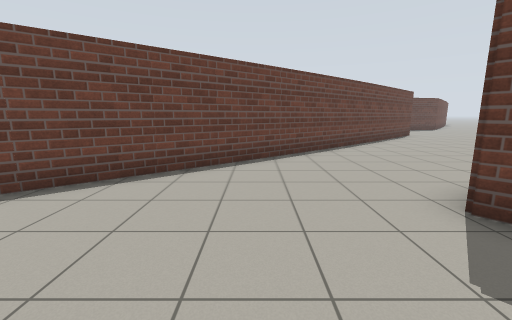
[1] (above)

23 first-person views from a walk through a robot-simulator world made for Gazebo. The camera is 1.2 m above the floor, tilts 10° down and sees 90° across. Floor lines are 1 m apart. The floor is counted in squares, 1 m on a side. Each view is taken from the middle of a square. On the plan, view 1 faces up. The plan holds only what a view shows up to about 12 squares ahead; the rest is blank. The place goes on beyond the plan.

[2]
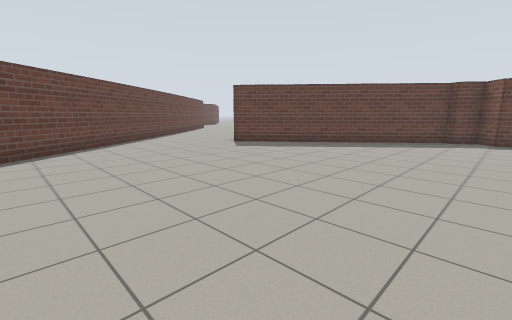

[3]
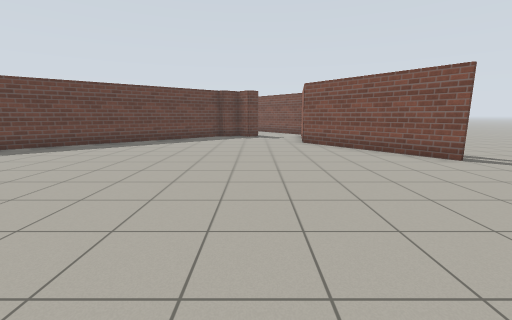

[4]
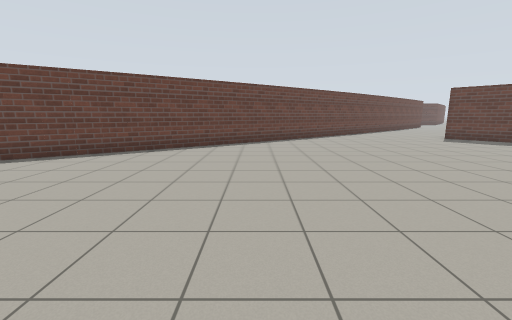

[5]
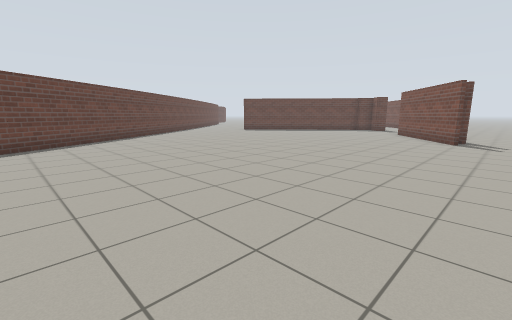

[6]
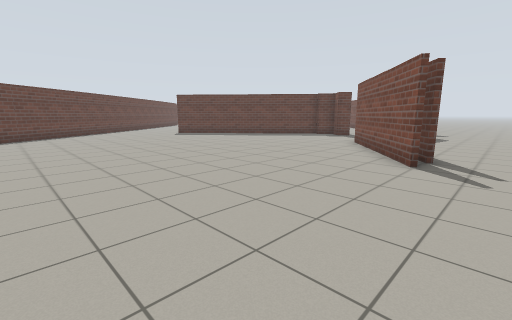

[7]
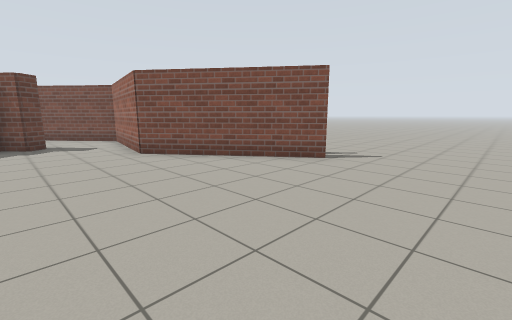

[8]
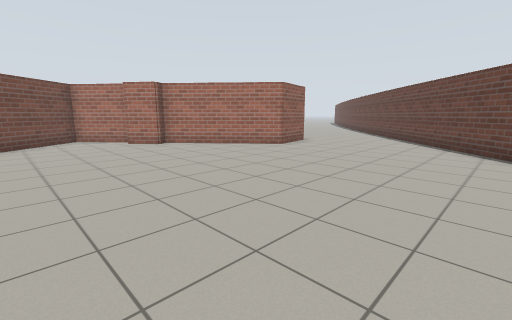

[9]
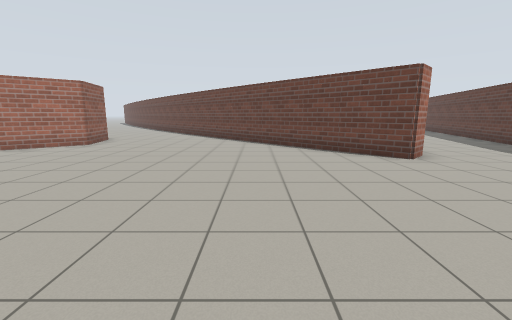

[10]
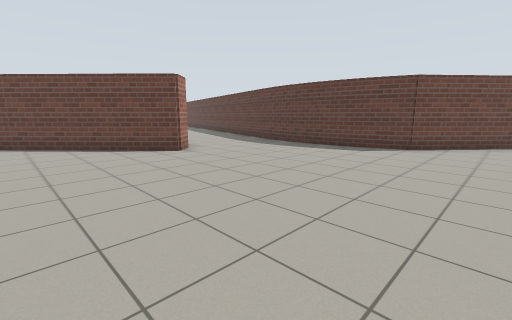

[11]
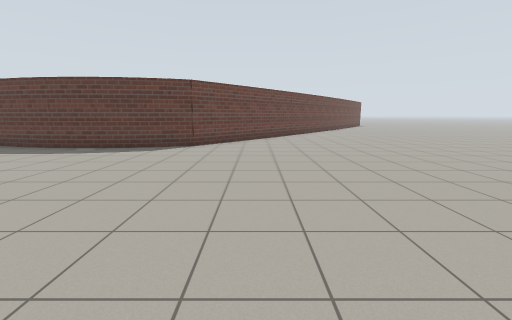

[12]
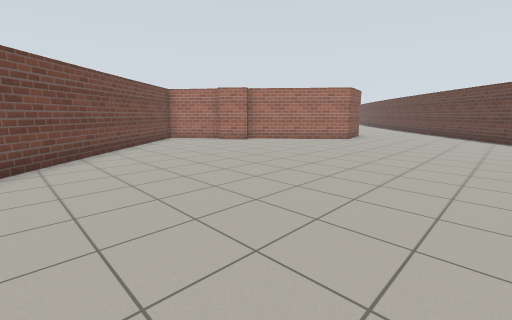

[13]
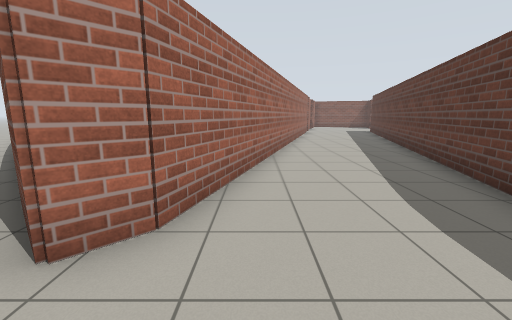

[14]
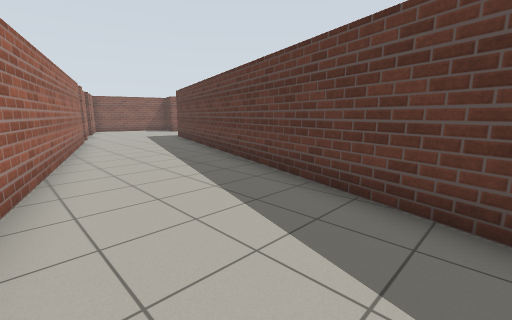

[15]
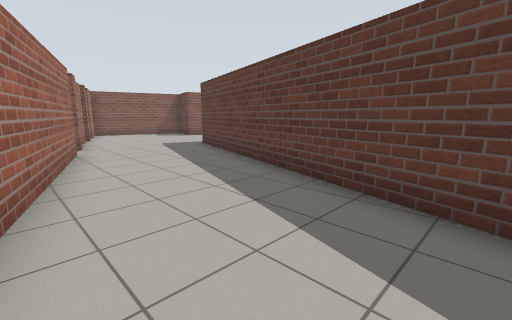

[16]
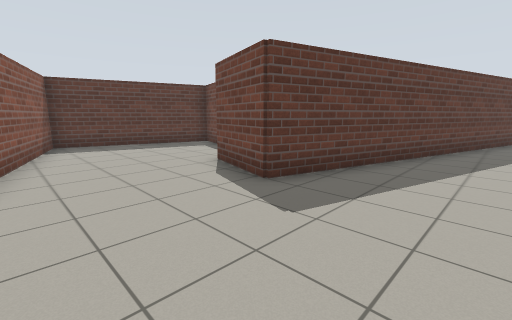

[17]
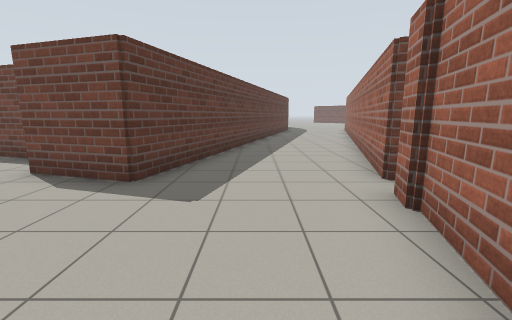

[18]
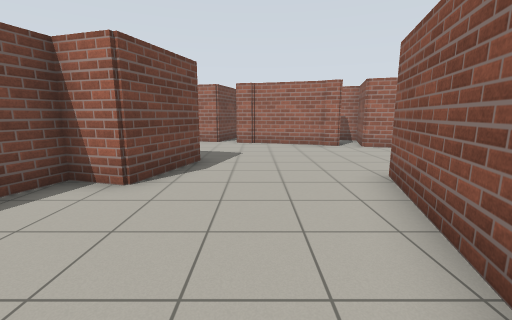

[19]
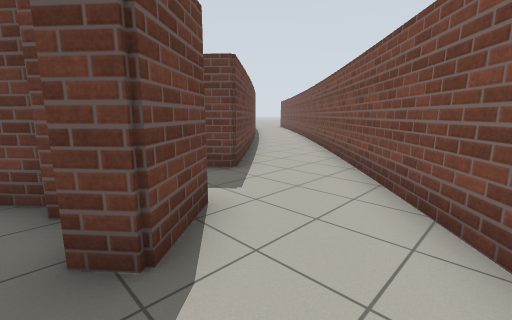

[20]
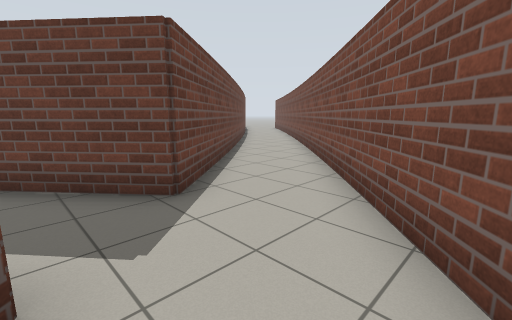

[21]
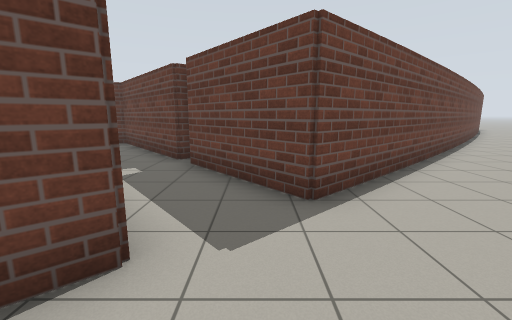

[22]
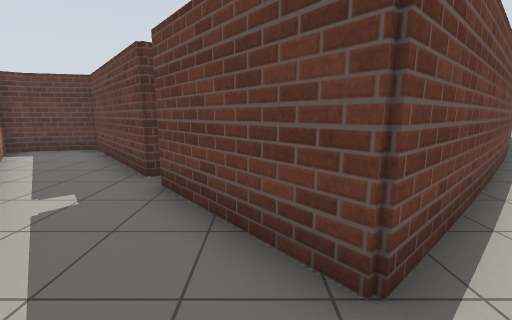

[23]
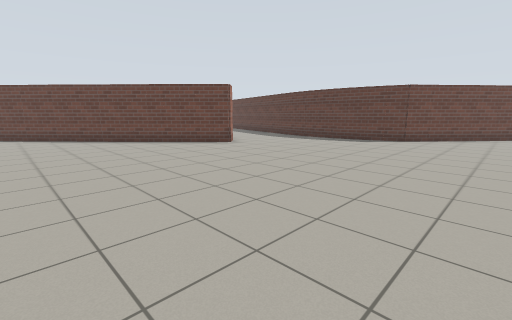

### Floor plan
Points are (right, up) in squares from view 1. A wall is a line through its corners. A room is listed if a view was taken in it or the views show most of it. See-through windows are left out.
Room 1 (views 1, 2, 3, 4, 5, 6, 7, 19)
walls: (0.6, -11.5) (5.2, -8) (9.9, -8.8); (-8.7, 0.1) (-12.6, -2.5); (1.4, -11.6) (1.8, -11.3); (8.5, -4) (2.5, 3); (8.7, -6.2) (8.3, -5.7) (9, -5.1) (8.2, -4.2); (0.2, 6.9) (-8.8, -0.1)
ways out: opening at (2, 5.7) to room 2; opening at (9, -7.5) to room 3; opening at (2.5, -12.5)
Room 2 (views 8, 9, 10, 11, 12, 13, 14, 15, 16, 17, 18, 23)
walls: (4, 10.3) (1.7, 8.3); (8.8, 20.4) (-7.5, 25.2) (-6.8, 27.8) (-5.5, 27.4) (-4.2, 32) (-9.7, 33.7) (-11.7, 26.9); (2, 8.3) (0.2, 6.9); (10.6, 20.2) (8.7, 20.4); (13.1, 20.4) (10.3, 20.2); (3.7, 3.8) (5.7, 4.2) (8.9, 0.4) (9.3, 0.7) (10.3, -0.5); (10, -0.9) (11.6, -2.7) (12.5, -2); (18.1, 24.9) (14.6, 21) (12.9, 20.4); (12.4, -2.2) (18.2, 3.3); (-7.6, 19.7) (-7.3, 20.6) (8.5, 16) (9.1, 15.3) (4, 10.2); (-12.3, 22.1) (-8.1, 20.8)
ways out: opening at (2, 5.7) to room 1
Room 3 (views 20, 21, 22)
walls: (10.1, -5) (8.7, -6.2); (15.7, -0.3) (11.8, -3.6) (11.2, -2.9); (9.9, -8.8) (17, -2.9)
ways out: opening at (9, -7.5) to room 1; opening at (10, -3) to room 4; opening at (16, -2)
Room 4 (no view inside)
walls: (8.9, -0.2) (7.6, 1.3); (11.2, -2.9) (9.3, -0.7)
ways out: opening at (10, -3) to room 3

Where each view was taken, in squares from view 1:
view 1: 0 up, 0 right, facing up
view 2: 6 down, 5 left, facing up-right
view 3: 6 down, 6 left, facing right
view 4: 10 down, 7 left, facing up
view 5: 13 down, 12 left, facing up-right
view 6: 13 down, 6 left, facing up-right
view 7: 5 down, 3 left, facing down-right
view 8: 11 up, 14 right, facing down-left
view 9: 11 up, 16 right, facing left
view 10: 11 up, 17 right, facing up-left
view 11: 11 up, 17 right, facing up
view 12: 10 up, 18 right, facing down-left
view 13: 17 up, 11 right, facing left
view 14: 18 up, 6 right, facing up-left
view 15: 19 up, 2 right, facing up-left
view 16: 22 up, 11 left, facing up-right
view 17: 23 up, 12 left, facing right
view 18: 32 up, 9 left, facing down
view 19: 8 down, 8 right, facing up-right
view 20: 7 down, 10 right, facing up-right
view 21: 7 down, 11 right, facing up
view 22: 5 down, 11 right, facing up
view 23: 8 up, 18 right, facing up-left
